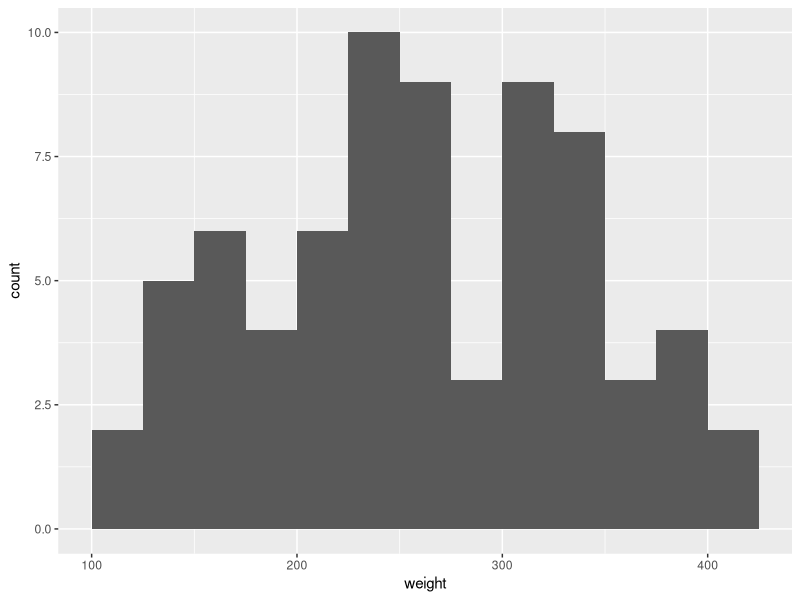
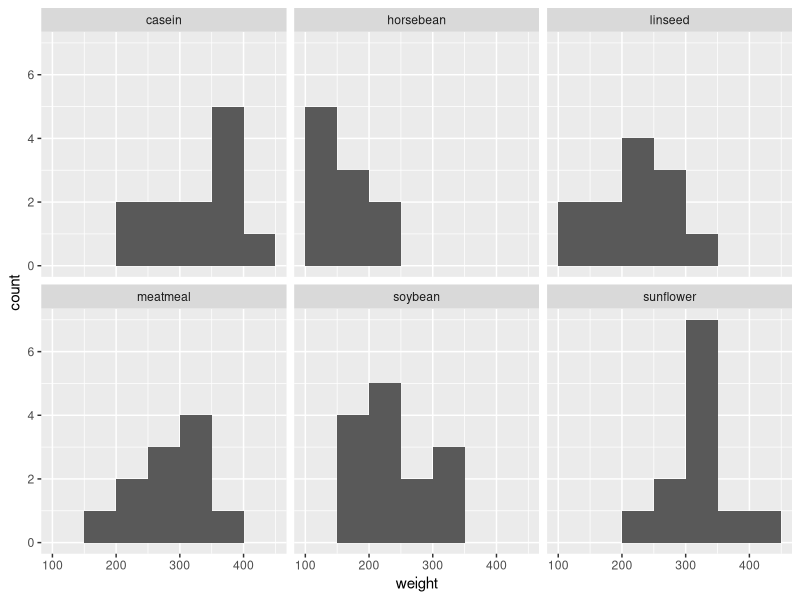

These charts were generated, in order, by the following R code:
## ---- chunk 1
library(knitr)
library(ggplot2)
opts_chunk$set(fig.align="center", fig.height=4, fig.width=5.5)
## ---- chunk 2
head(chickwts)
## ---- chunk 3
ggplot(chickwts, aes(weight)) +
  geom_histogram(binwidth = 25, center = 12.5)
## ---- chunk 4
ggplot(chickwts, aes(weight)) +
  geom_histogram(binwidth = 50, center = 25) +
  facet_wrap(vars(feed))
